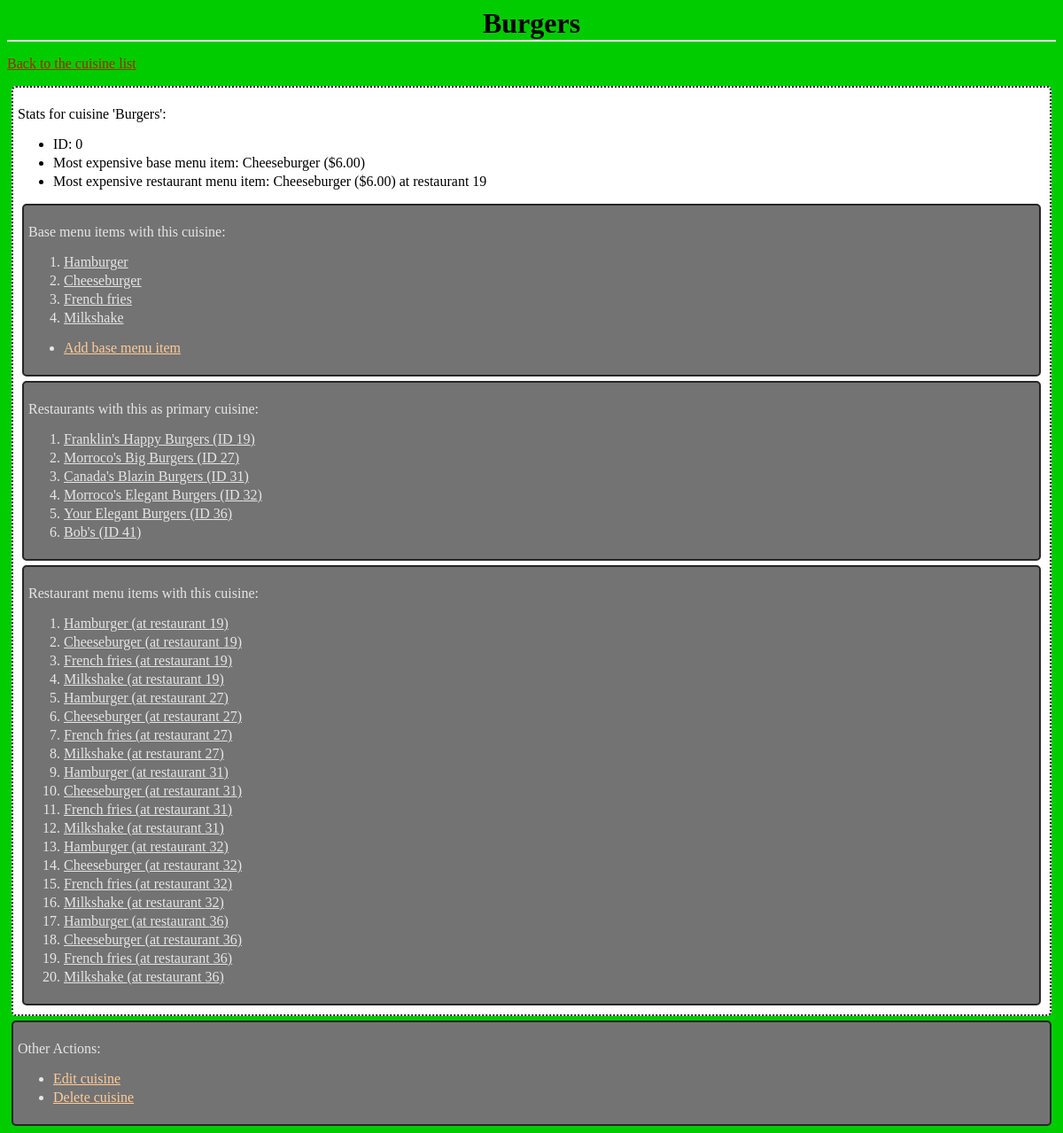
The app's page /cuisines/0/ with its own data.
### database_setup.py (models this page shows, shortened)
class Cuisine(Base):
	__tablename__ = 'cuisine'
	id = Column(Integer, primary_key=True)
	name = Column(String(80), nullable=False, unique=True)

class BaseMenuItem(Base):
	__tablename__ = 'base_menu_item'
	name = Column(String(80), nullable=False, unique=True)
	id = Column(Integer, primary_key=True)
	description = Column(String(250))
	price = Column(String(8))
	course = Column(String(250))
	cuisine_id = Column(Integer, ForeignKey('cuisine.id'))
	cuisine = relationship(Cuisine)

class RestaurantMenuItem(Base):
	__tablename__ = 'restaurant_menu_item'
	name = Column(String(80), nullable=False)
	id = Column(Integer, primary_key=True)
	description = Column(String(250))
	price = Column(String(8))
	course = Column(String(250))
	restaurant_id = Column(Integer, ForeignKey('restaurant.id'))
	baseMenuItem_id = Column(Integer, ForeignKey('base_menu_item.id'))
	restaurant = relationship(Restaurant)
	baseMenuItem = relationship(BaseMenuItem)

class Restaurant(Base):
	__tablename__ = 'restaurant'
	id = Column(Integer, primary_key=True)
	name = Column(String(250), nullable=False)
	cuisine_id = Column(Integer, ForeignKey('cuisine.id'))
	cuisine = relationship(Cuisine)

### project.py (the view)
@app.route('/cuisines/<int:cuisine_id>/')
def cuisine(cuisine_id):
        cuisine = RestaurantManager.getCuisine(cuisine_id=cuisine_id)
        restaurants = RestaurantManager.getRestaurants(cuisine_id=cuisine_id)
        baseMenuItems = RestaurantManager.\
                        getBaseMenuItems(cuisine_id=cuisine_id)
        restaurantMenuItems = RestaurantManager.\
                              getRestaurantMenuItems(cuisine_id=cuisine_id)
        if len(baseMenuItems) > 0:
            mostExpensiveBaseMenuItem = baseMenuItems[0]
            for item in baseMenuItems:
                if item.price > mostExpensiveBaseMenuItem.price:
                    mostExpensiveBaseMenuItem = item
        else:
            mostExpensiveBaseMenuItem = RestaurantManager.getBaseMenuItem(-1)
            mostExpensiveBaseMenuItem.name = "N/A"
            mostExpensiveBaseMenuItem.price = "N/A"
        if len(restaurantMenuItems) > 0:
            mostExpensiveRestaurantMenuItem = restaurantMenuItems[0]
            for item in restaurantMenuItems:
                if item.price > mostExpensiveRestaurantMenuItem.price:
                    mostExpensiveRestaurantMenuItem = item
        else:
            mostExpensiveRestaurantMenuItem = RestaurantManager.getBaseMenuItem(-1)
            mostExpensiveRestaurantMenuItem.name = "N/A"
            mostExpensiveRestaurantMenuItem.price = "N/A"
        return render_template("Cuisine.html",
                               cuisine=cuisine,
                               mostExpensiveBaseMenuItem=mostExpensiveBaseMenuItem,
                               mostExpensiveRestaurantMenuItem=mostExpensiveRestaurantMenuItem,
                               restaurants=restaurants,
                               baseMenuItems=baseMenuItems,
                               restaurantMenuItems=restaurantMenuItems)

### RestaurantManager.py (called while the page is built)
def getRestaurantDBSession():
    engine = create_engine('sqlite:///restaurants.db')
    Base.metadata.bind = engine
    DBSession = sessionmaker(bind=engine)
    session = DBSession()
    return session

def getRestaurants(cuisine_id=None):
    session = getRestaurantDBSession()
    if cuisine_id is not None:
        restaurants = session.query(Restaurant).\
                      filter_by(cuisine_id=cuisine_id).all()
    else:
        restaurants = session.query(Restaurant).\
                      order_by(Restaurant.id).all()
    session.close()
    return restaurants

def getBaseMenuItems(cuisine_id=None):
    session = getRestaurantDBSession()
    if cuisine_id is not None:
        baseMenuItems = session.query(BaseMenuItem).\
                        filter_by(cuisine_id=cuisine_id).all()
    else:
        baseMenuItems = session.query(BaseMenuItem).\
                        order_by(BaseMenuItem.id).all()
    session.close()
    return baseMenuItems

def getCuisine(cuisine_id=None, name=None):
    session = getRestaurantDBSession()
    if cuisine_id is not None:
        cuisine  = session.query(Cuisine).filter_by(id=cuisine_id).one()
    elif name is not None:
        cuisine = session.query(Cuisine).filter_by(name=name).one()
    session.close()
    return cuisine

### templates/Cuisine.html (shortened to what this page needs)
<html>
<head>
	<link rel=stylesheet type=text/css href="{{url_for('static',
											           filename='Cuisines.css')}}">
</head>
<body>
	<h1 class='header'>{{cuisine.name}}</h1>
	<p>
		<a class='backLink' href="{{url_for('cuisines')}}">
			Back to the cuisine list
		</a>
	</p>
	<div class='stats'>
		<p>Stats for cuisine '{{cuisine.name}}':</p>
		<ul>
			<li>ID: {{cuisine.id}}</li>
			<li>Most expensive base menu item: {{mostExpensiveBaseMenuItem.name}}
				({{mostExpensiveBaseMenuItem.price}})</li>
			<li>Most expensive restaurant menu item:
				{{mostExpensiveRestaurantMenuItem.name}}
				({{mostExpensiveRestaurantMenuItem.price}}) at
				restaurant {{mostExpensiveRestaurantMenuItem.restaurant_id}}</li>
		</ul>
		<div class='list'>
		<p>
			Base menu items with this cuisine:
		</p>
		<ol>
			{% for item in baseMenuItems %}
			<li>
			<a class='forwardLink' href="{{url_for('baseMenuItem',
							   cuisine_id=cuisine.id,
							   baseMenuItem_id=item.id)}}">
				{{item.name}}</a>
			</li>
			{% endfor %}
		</ol>
		<ul>
			<li><a class='actionLink' href="{{url_for('addBaseMenuItem',
							   	   cuisine_id=cuisine.id)}}">
				Add base menu item</a>
			</li>
		</ul>
		</div>
		<div class='list'>
		<p>
			Restaurants with this as primary cuisine:
		</p>
		<ol>
			{% for restaurant in restaurants %}
			<li>
			<a class='forwardLink' href="{{url_for('restaurant',
							   restaurant_id=restaurant.id)}}">
				{{restaurant.name}} (ID {{restaurant.id}})</a>
			</li>
			{% endfor %}
		</ol>
		</div>
		<div class='list'>
		<p>
			Restaurant menu items with this cuisine:
		</p>
		<ol>
			{% for item in restaurantMenuItems %}
			<li>
			<a class='forwardLink' href="{{url_for('restaurantMenuItem',
							   restaurant_id=item.restaurant_id,
							   restaurantMenuItem_id=item.id)}}">
				{{item.name}} (at restaurant {{item.restaurant_id}})</a>
			</li>
			{% endfor %}
		</ol>
		</div>
	</div>
	<div class='list'>
	<p>Other Actions:</p>
	<ul>
		<li><a class='actionLink' href="{{url_for('editCuisine',
							   cuisine_id=cuisine.id)}}">
			Edit cuisine</a>
		</li>
		<li><a class='actionLink' href="{{url_for('deleteCuisine',
							   cuisine_id=cuisine.id)}}">
			Delete cuisine</a>
		</li>
	</ul>
	</div>
</body>
</html>

### static/Cuisines.css (style rules this page uses)
body { font-family: serif; background-color: #00cc00 }
li { margin: 0 0 3px 0; }
.header { left: 50%; text-align: center; font-family: 'Georgia', serif; border-bottom: 2px solid #eee; margin: 0; }
.list { border: 2px solid; border-radius: 5px; padding: 5px; margin: 5px; border-color: #262626; background-color: #737373; color: #e6e6e6; }
.stats { border: 2px dotted; border-radius: 5px; padding: 5px; margin: 5px; border-color: #262626; background-color: #ffffff; color: #000000; }
.backLink { color: #a52600; }
.actionLink { color: #ffcc99; }
.forwardLink { color: #e6e6e6; }

### records on screen
Cuisine: name "Burgers", id "0"
BaseMenuItem: name "Cheeseburger", price "$6.00"
RestaurantMenuItem: name "Cheeseburger", price "$6.00", restaurant_id "19"
BaseMenuItem: name "Hamburger"
BaseMenuItem: name "French fries"
BaseMenuItem: name "Milkshake"
Restaurant: name "Franklin's Happy Burgers", id "19"
Restaurant: name "Morroco's Big Burgers", id "27"
Restaurant: name "Canada's Blazin Burgers", id "31"
Restaurant: name "Morroco's Elegant Burgers", id "32"
Restaurant: name "Your Elegant Burgers", id "36"
Restaurant: name "Bob's", id "41"
RestaurantMenuItem: name "Hamburger", restaurant_id "19"
RestaurantMenuItem: name "French fries", restaurant_id "19"
RestaurantMenuItem: name "Milkshake", restaurant_id "19"
RestaurantMenuItem: name "Hamburger", restaurant_id "27"
RestaurantMenuItem: name "Cheeseburger", restaurant_id "27"
RestaurantMenuItem: name "French fries", restaurant_id "27"
RestaurantMenuItem: name "Milkshake", restaurant_id "27"
RestaurantMenuItem: name "Hamburger", restaurant_id "31"
RestaurantMenuItem: name "Cheeseburger", restaurant_id "31"
RestaurantMenuItem: name "French fries", restaurant_id "31"
RestaurantMenuItem: name "Milkshake", restaurant_id "31"
RestaurantMenuItem: name "Hamburger", restaurant_id "32"
RestaurantMenuItem: name "Cheeseburger", restaurant_id "32"
RestaurantMenuItem: name "French fries", restaurant_id "32"
RestaurantMenuItem: name "Milkshake", restaurant_id "32"
RestaurantMenuItem: name "Hamburger", restaurant_id "36"
RestaurantMenuItem: name "Cheeseburger", restaurant_id "36"
RestaurantMenuItem: name "French fries", restaurant_id "36"
RestaurantMenuItem: name "Milkshake", restaurant_id "36"
